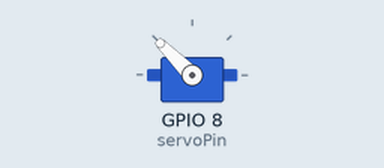
Recording of a sketch running on a simulated ESP32-C3. Parts: servo.

Above: at 0.05 s.
At 4.0 s:
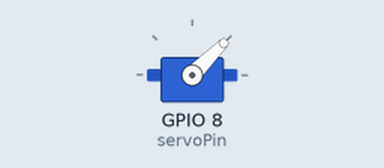
At 8.0 s:
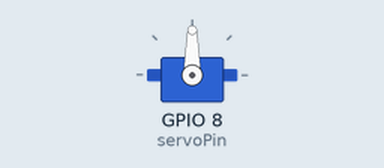
Timing chart, 0 to 10.4 s (numbered marks = the images above):
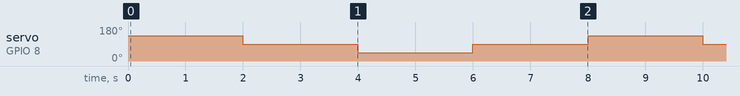

The sketch:

Lab_ESP32_C3_servo_2.ino
```cpp
#include <Arduino.h>
#include <ESP32Servo.h>
Servo myservo;
int servoPin = 8;

int pos = 90; // 定義舵機轉動位置
void turn_mid_light()
{
  myservo.write(90);
}

void turn_light()
{
  myservo.write(90 + 45);
  delay(2000);
  turn_mid_light();
}
void turn_off_light()
{
  myservo.write(90 - 45);
  delay(2000);
  turn_mid_light();
}

void setup()
{
  myservo.attach(servoPin, 500, 2500); // 設置舵機控制腳位，並設置最小與最大脈寬
  Serial.begin(115200);                // 設置序列埠鮑率
  int init_angle = myservo.read();     // 讀取舵機初始角度
  if (init_angle != pos)
  {
    myservo.write(pos);
    delay(500);
  };
}

void loop()
{
  turn_light();
  delay(2000);
  turn_off_light();
  delay(2000);
}
```

Measured:
- by itself, servo on GPIO 8 (servoPin): repeats every 8.0 s: 45° 2.0 s, 90° 2.0 s, 135° 2.0 s, 90° 2.0 s
